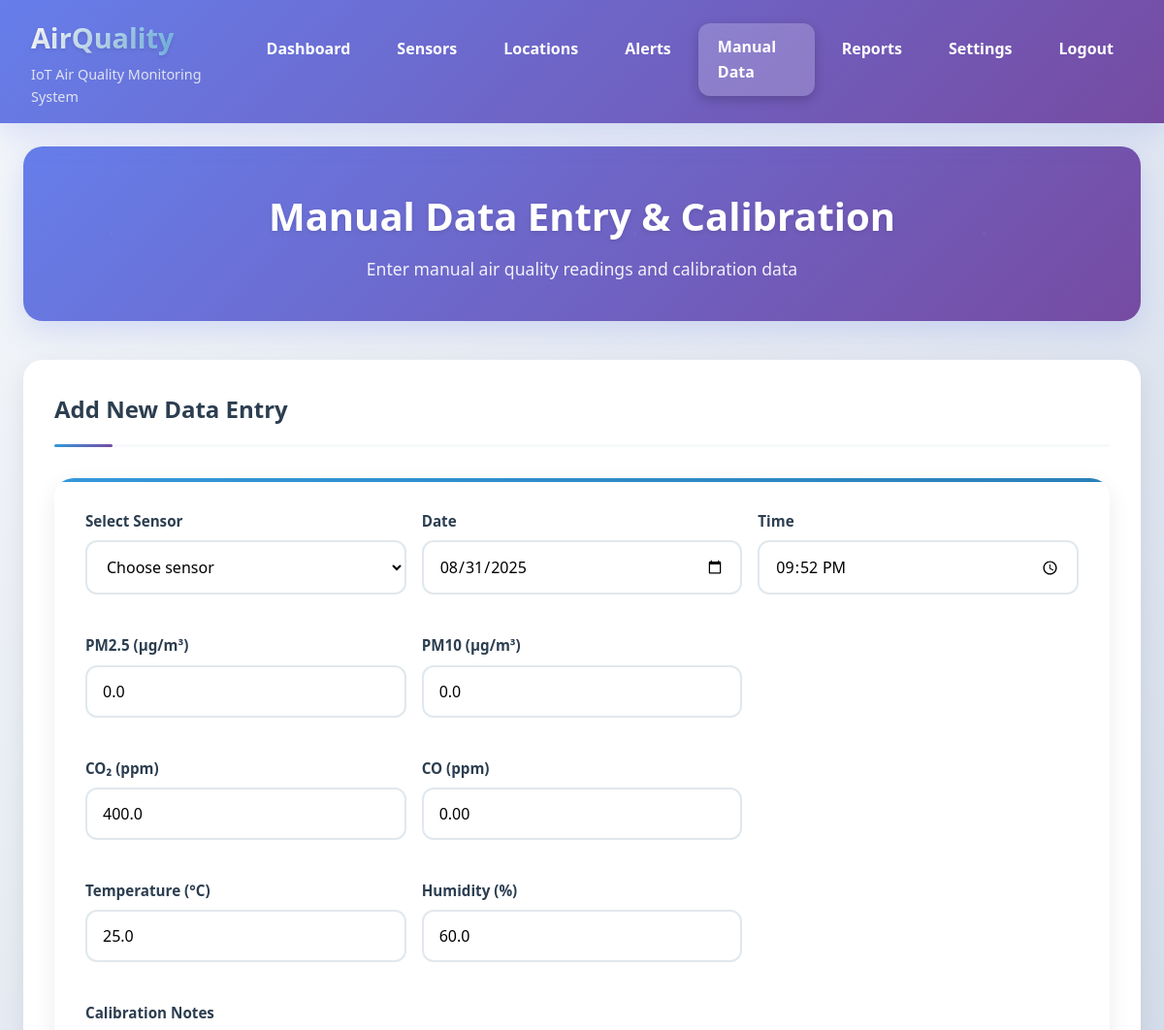
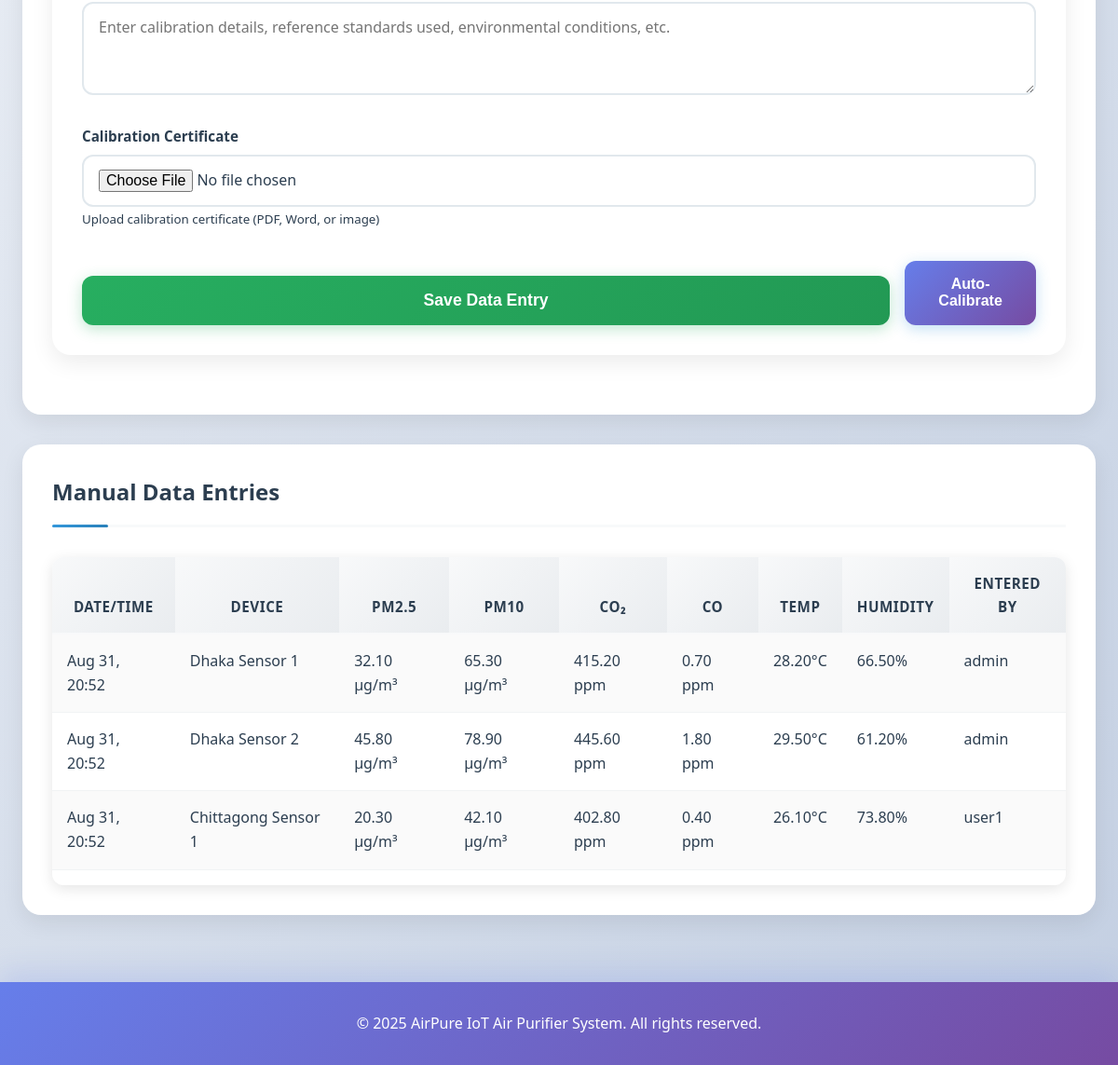
/manual_data.php (signed in), run on the app's committed database (2 pictures, top to bottom).
### tables this page shows
CREATE TABLE IF NOT EXISTS `manual_entries` (
    `id` int(11) NOT NULL AUTO_INCREMENT,
    `device_id` int(11),
    `pm25` decimal(8, 2),
    `pm10` decimal(8, 2),
    `co2` decimal(8, 2),
    `co` decimal(8, 2),
    `temperature` decimal(5, 2),
    `humidity` decimal(5, 2),
    `notes` text,
    `certificate_path` varchar(255),
    `entered_by` int(11),
    `entry_date` date,
    `entry_time` time,
    `created_at` timestamp DEFAULT CURRENT_TIMESTAMP,
    PRIMARY KEY (`id`),
    INDEX `idx_device_id` (`device_id`),
    INDEX `idx_entered_by` (`entered_by`),
    INDEX `idx_entry_date` (`entry_date`),
    FOREIGN KEY (`device_id`) REFERENCES `devices`(`id`) ON DELETE SET NULL,
    FOREIGN KEY (`entered_by`) REFERENCES `users`(`id`) ON DELETE SET NULL
);

CREATE TABLE IF NOT EXISTS `devices` (
    `id` int(11) NOT NULL AUTO_INCREMENT,
    `device_id` varchar(50) NOT NULL UNIQUE,
    `name` varchar(100) NOT NULL,
    `location_id` int(11),
    `location` varchar(100),  
    `status` enum('online', 'offline', 'maintenance') DEFAULT 'offline',
    `device_type` enum('sensor', 'purifier', 'monitor') DEFAULT 'sensor',
    `model` varchar(100),
    `manufacturer` varchar(100),
    `firmware_version` varchar(50),
    `last_active` timestamp NULL,
    `is_active` boolean DEFAULT true,
    `created_at` timestamp DEFAULT CURRENT_TIMESTAMP,
    `updated_at` timestamp DEFAULT CURRENT_TIMESTAMP ON UPDATE CURRENT_TIMESTAMP,
    PRIMARY KEY (`id`),
    INDEX `idx_device_id` (`device_id`),
    INDEX `idx_name` (`name`),
    INDEX `idx_location_id` (`location_id`),
    INDEX `idx_status` (`status`),
    INDEX `idx_device_type` (`device_type`),
    FOREIGN KEY (`location_id`) REFERENCES `locations`(`id`) ON DELETE SET NULL
);

CREATE TABLE IF NOT EXISTS `users` (
    `id` int(11) NOT NULL AUTO_INCREMENT,
    `username` varchar(50) NOT NULL UNIQUE,
    `email` varchar(100) NOT NULL UNIQUE,
    `password_hash` varchar(255) NOT NULL,
    `full_name` varchar(100),
    `phone` varchar(20),
    `role` enum('admin', 'user', 'viewer') DEFAULT 'user',
    `is_active` boolean DEFAULT true,
    `last_login` timestamp NULL,
    `created_at` timestamp DEFAULT CURRENT_TIMESTAMP,
    `updated_at` timestamp DEFAULT CURRENT_TIMESTAMP ON UPDATE CURRENT_TIMESTAMP,
    PRIMARY KEY (`id`),
    INDEX `idx_username` (`username`),
    INDEX `idx_email` (`email`),
    INDEX `idx_role` (`role`)
);

### manual_data.php (the view, shortened to what this page needs)
<?php
require_once 'includes/header.php';
require_once 'config/database.php';
$stmt = $pdo->query("
    SELECT m.*, d.device_id, d.name as device_name, u.username as entered_by_name
    FROM manual_entries m
    JOIN devices d ON m.device_id = d.id
    JOIN users u ON m.entered_by = u.id
    ORDER BY m.created_at DESC
");
$entries = $stmt->fetchAll();
?>
<div class="page-header">
    <h1>Manual Data Entry & Calibration</h1>
    <p>Enter manual air quality readings and calibration data</p>
</div>
<div class="page-content">
    <div class="form-section">
        <h2>Add New Data Entry</h2>
        <form method="POST" enctype="multipart/form-data" class="card">
            <div class="form-row">
                <div class="form-group">
                    <label for="device_id">Select Sensor</label>
                    <select id="device_id" name="device_id" required>
                        <option value="">Choose sensor</option>
                    </select>
                </div>
                <div class="form-group">
                    <label for="entry_date">Date</label>
                    <input type="date" id="entry_date" name="entry_date" value="<?= date('Y-m-d') ?>" required>
                </div>
                <div class="form-group">
                    <label for="entry_time">Time</label>
                    <input type="time" id="entry_time" name="entry_time" value="<?= date('H:i') ?>" required>
                </div>
            </div>
            <div class="form-row">
                <div class="form-group">
                    <label for="pm25">PM2.5 (μg/m³)</label>
                    <input type="number" id="pm25" name="pm25" step="0.1" value="0.0" required>
                </div>
                <div class="form-group">
                    <label for="pm10">PM10 (μg/m³)</label>
                    <input type="number" id="pm10" name="pm10" step="0.1" value="0.0" required>
                </div>
            </div>
            <div class="form-row">
                <div class="form-group">
                    <label for="co2">CO₂ (ppm)</label>
                    <input type="number" id="co2" name="co2" step="0.1" value="400.0" required>
                </div>
                <div class="form-group">
                    <label for="co">CO (ppm)</label>
                    <input type="number" id="co" name="co" step="0.01" value="0.00" required>
                </div>
            </div>
            <div class="form-row">
                <div class="form-group">
                    <label for="temperature">Temperature (°C)</label>
                    <input type="number" id="temperature" name="temperature" step="0.1" value="25.0" required>
                </div>
                <div class="form-group">
                    <label for="humidity">Humidity (%)</label>
                    <input type="number" id="humidity" name="humidity" step="0.1" value="60.0" required>
                </div>
            </div>
            <div class="form-group">
                <label for="notes">Calibration Notes</label>
                <textarea id="notes" name="notes" rows="3" placeholder="Enter calibration details, reference standards used, environmental conditions, etc."></textarea>
            </div>
            <div class="form-group">
                <label for="certificate">Calibration Certificate</label>
                <input type="file" id="certificate" name="certificate" accept=".pdf,.doc,.docx,.jpg,.png">
                <small>Upload calibration certificate (PDF, Word, or image)</small>
            </div>
            <div class="form-actions">
                <button type="submit" name="add_entry" class="btn btn-primary">Save Data Entry</button>
                <button type="button" class="btn btn-secondary">Auto-Calibrate</button>
            </div>
        </form>
    </div>
    <div class="list-section">
        <h2>Manual Data Entries</h2>
        <div class="table-responsive">
            <table class="table">
                <thead>
                    <tr>
                        <th>Date/Time</th>
                        <th>Device</th>
                        <th>PM2.5</th>
                        <th>PM10</th>
                        <th>CO₂</th>
                        <th>CO</th>
                        <th>Temp</th>
                        <th>Humidity</th>
                        <th>Entered By</th>
                    </tr>
                </thead>
                <tbody>
                    <?php foreach ($entries as $entry): ?>
                    <tr>
                        <td><?= date('M j, H:i', strtotime($entry['created_at'])) ?></td>
                        <td><?= htmlspecialchars($entry['device_name']) ?></td>
                        <td><?= $entry['pm25'] ?> μg/m³</td>
                        <td><?= $entry['pm10'] ?> μg/m³</td>
                        <td><?= $entry['co2'] ?> ppm</td>
                        <td><?= $entry['co'] ?> ppm</td>
                        <td><?= $entry['temperature'] ?>°C</td>
                        <td><?= $entry['humidity'] ?>%</td>
                        <td><?= htmlspecialchars($entry['entered_by_name']) ?></td>
                    </tr>
                    <?php endforeach; ?>
                </tbody>
            </table>
        </div>
    </div>
</div>
<?php require_once 'includes/footer.php'; ?>

### includes/header.php (shortened to what this page needs)
<!DOCTYPE html>
<html lang="en">
<head>
    <link rel="stylesheet" href="https://cdnjs.cloudflare.com/ajax/libs/font-awesome/6.4.0/css/all.min.css">
    <link rel="stylesheet" href="css/style.css">
    <link rel="stylesheet" href="css/navigation-fix.css">
    <?php
    $page = basename($_SERVER['PHP_SELF']);
    $cssFile = 'css/' . pathinfo($page, PATHINFO_FILENAME) . '.css';
    if (file_exists($cssFile)) {
        echo '<link rel="stylesheet" href="' . $cssFile . '">';
    }
    ?>
</head>
<body>
    <header>
        <nav class="navbar">
            <div class="nav-brand">
                <h2>AirQuality</h2>
                <span>IoT Air Quality Monitoring System</span>
            </div>
            <ul class="nav-menu">
                <?php
                $allMenuItems = [
                    'dashboard' => 'Dashboard',
                    'sensors' => 'Sensors',
                    'locations' => 'Locations',
                    'alerts' => 'Alerts',
                    'manual_data' => 'Manual Data',
                    'reports' => 'Reports',
                    'settings' => 'Settings'
                ];
                foreach ($allMenuItems as $key => $name):
                    if ($_SESSION['role'] === 'admin' ||
                        (isset($_SESSION['permissions']) && in_array($key, $_SESSION['permissions']))):
                        $isActive = ($page == $key . '.php') ? 'active' : '';
                ?>
                <li><a href="<?= $key ?>.php" class="<?= $isActive ?>"><?= $name ?></a></li>
                <?php
                    endif;
                endforeach;
                ?>
                <li><a href="logout.php">Logout</a></li>
            </ul>
        </nav>
    </header>
    <main>

### includes/footer.php (shortened to what this page needs)
    </main>
    <footer>
        <p>&copy; <?= date('Y') ?> AirPure IoT Air Purifier System. All rights reserved.</p>
    </footer>
</body>
</html>

### css/navigation-fix.css (style rules this page uses)
.navbar { z-index: 1000 !important; }
.nav-menu { display: flex !important; list-style: none !important; gap: 0.5rem !important; margin: 0 !important; padding: 0 !important; z-index: 1001 !important; }
.nav-menu li { margin-left: 0 !important; position: relative !important; z-index: 1001 !important; }
.nav-menu a { color: white !important; text-decoration: none !important; padding: 0.75rem 1.25rem !important; border-radius: 12px !important; transition: all 0.2s ease !important; font-weight: 600 !important; position: relative !important; display: block !important; cursor: pointer !important; user-select: none !important; z-index: 1002 !important; pointer-events: auto !important; overflow: visible !important; will-change: auto !important; backface-visibility: visible !important; transform-style: flat !important; }
.nav-menu a::before, .nav-menu a::after { display: none !important; content: none !important; }
.nav-menu a.active { background: rgba(255, 255, 255, 0.2) !important; box-shadow: 0 4px 12px rgba(0, 0, 0, 0.2) !important; }
.nav-menu a, .nav-menu li { pointer-events: auto !important; }

### css/manual_data.css (style rules this page uses)
.page-header { margin-bottom: 2.5rem; background: linear-gradient(135deg, #667eea 0%, #764ba2 100%); padding: 2.5rem; border-radius: 20px; color: white; box-shadow: 0 10px 30px rgba(102, 126, 234, 0.2); text-align: center; }
.page-header h1 { color: white; margin-bottom: 0.5rem; font-weight: 800; font-size: 2.5rem; text-shadow: 0 2px 4px rgba(0, 0, 0, 0.1); }
.page-header p { color: rgba(255, 255, 255, 0.9); margin-bottom: 0; font-size: 1.1rem; font-weight: 500; }
.page-content { display: grid; grid-template-columns: 1fr 2fr; gap: 2.5rem; }
.form-section { background: white; border-radius: 20px; box-shadow: 0 8px 25px rgba(0, 0, 0, 0.08); padding: 2rem; height: fit-content; position: sticky; top: 2rem; }
.form-section h2 { color: var(--dark); margin-bottom: 2rem; font-weight: 700; padding-bottom: 1rem; border-bottom: 3px solid var(--gray-light); font-size: 1.5rem; position: relative; }
.form-section h2::after { content: ''; position: absolute; bottom: -3px; left: 0; width: 60px; height: 3px; background: linear-gradient(90deg, var(--secondary) 0%, #764ba2 100%); border-radius: 2px; }
.card { background: white; border-radius: 20px; box-shadow: 0 8px 25px rgba(0, 0, 0, 0.08); padding: 2rem; margin-bottom: 2rem; border: none; transition: all 0.3s ease; }
.form-row { display: grid; grid-template-columns: 1fr 1fr 1fr; gap: 1rem; margin-bottom: 1rem; }
.form-group { margin-bottom: 1.5rem; }
.form-group label { display: block; margin-bottom: 0.5rem; font-weight: 600; color: var(--dark); font-size: 0.95rem; }
.form-group input, .form-group select, .form-group textarea { width: 100%; padding: 0.875rem 1rem; border: 2px solid #e1e8ed; border-radius: 12px; font-size: 1rem; transition: all 0.3s ease; background: rgba(255, 255, 255, 0.8); font-family: inherit; }
.form-group textarea { resize: vertical; min-height: 100px; }
button[name="add_entry"] { width: 100%; padding: 1rem; background: linear-gradient(135deg, var(--success) 0%, #229954 100%); color: white; border: none; border-radius: 12px; font-size: 1.1rem; font-weight: 600; cursor: pointer; transition: all 0.3s ease; margin-top: 1rem; box-shadow: 0 4px 15px rgba(39, 174, 96, 0.3); }
@media (max-width: 1200px) { .page-content { grid-template-columns: 1fr; gap: 2rem; } }
@media (max-width: 1200px) { .form-section { position: static; } }

### data on the page
manual_entries: created_at "Aug 31, 20:52", device.name "Dhaka Sensor 1", pm25 "32.10", pm10 "65.30", co2 "415.20", co "0.70", temperature "28.20", humidity "66.50", entered_by.username "admin"
manual_entries: created_at "Aug 31, 20:52", device.name "Dhaka Sensor 2", pm25 "45.80", pm10 "78.90", co2 "445.60", co "1.80", temperature "29.50", humidity "61.20", entered_by.username "admin"
manual_entries: created_at "Aug 31, 20:52", device.name "Chittagong Sensor 1", pm25 "20.30", pm10 "42.10", co2 "402.80", co "0.40", temperature "26.10", humidity "73.80", entered_by.username "user1"

### other printed values
$name "Dashboard"
$name "Sensors"
$name "Locations"
$name "Alerts"
$name "Manual Data"
$name "Reports"
$name "Settings"
